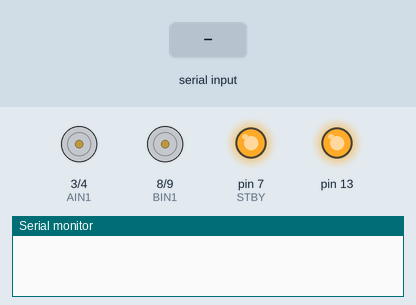
A sketch run on a simulated SparkFun Pro Micro, built with avr-gcc and run on an emulated ATmega32U4. Parts: motor-driver pin pairs drawn as motors (green arrow = first pin HIGH = forward, orange = second pin HIGH = backward, longer = more drive, scaled by the enable pin, stopped while the standby pin is LOW), output pins drawn as LEDs (lit = HIGH), the last lines printed to the serial monitor. Inputs (shaded band) come from the test bench.

Above: at 1.2 s.
1.3 s: "1\n" received over Serial
At 1.9 s:
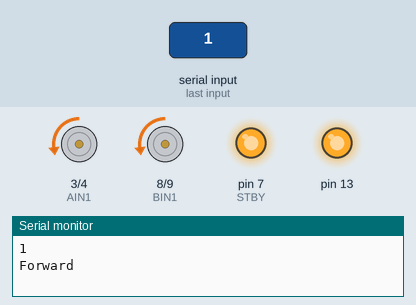
3.8 s: "2\n" received over Serial
At 4.6 s:
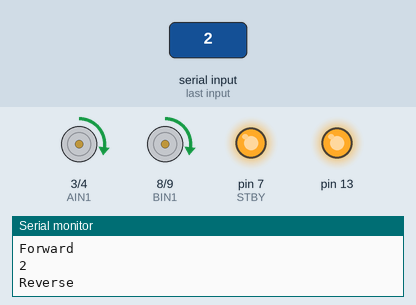
6.3 s: "333\n" received over Serial
At 6.9 s:
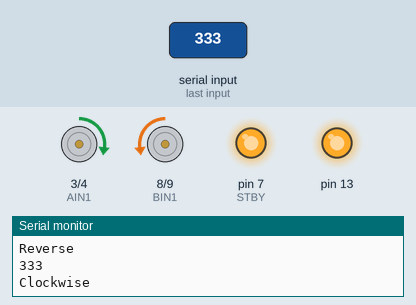
8.8 s: "444\n" received over Serial
At 9.6 s:
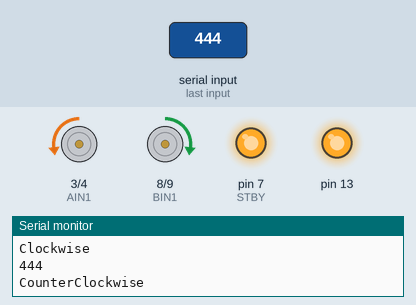
Timing chart, 0 to 11.8 s (numbered marks = the images above; inputs shaded):
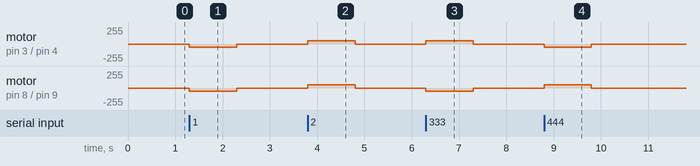

The sketch:

ServoWithLidar.ino
```cpp
/*
Code by Mike Reid
Sketch of the lidar control system for the RobotMapper.
This program is a small brain on the robot mapper that allows the system
to "See" its environment.   This portion of the code will:
Pan and Tilt the Robot Head.
Fire the Lidar System and receive its data.  Garmin V3.
Send/recieve the data with the main UDOO-Arduino.
The main board sends the commands to the Pro-Micro via serial com
The Pro-Micro pans and tilts the viewing head to the correct location.
The Pro-Micro aquires Lidar positioning.
The Pro-Micro sends the Lidar Positioning back ot the UDOO-Arduino.
Added Functionality will include:
10DOF Accelerometer Data:
This device will allow for the "brain" to specify a XYZ vector that it reqires
a distance measurement for.  The system will:
Query the Accelerometer:
Calculate shortest movement to get to desired vector:
Move to desired vector.
Query the Accelerometer:
Readjust position if reqired.
Query LIDAR.
Send Distance back to "Brain"

*/
#define  STBY         7
#define  AIN1         3
#define  AIN2         4
#define  BIN1         8
#define  BIN2         9
#define  PWMA         5
#define  PWMB         6
int opCode      = 0;
byte speedofMotors = 50;

// the setup function runs once when you press reset or power the board
void setup() {
  // initialize digital pin LED_BUILTIN as an output.
  pinMode(STBY, OUTPUT);
  pinMode(AIN1, OUTPUT);
  pinMode(AIN2, OUTPUT);
  pinMode(BIN1, OUTPUT);
  pinMode(BIN2, OUTPUT);
  pinMode(STBY, OUTPUT);
  pinMode(PWMA, OUTPUT);
  pinMode(PWMB, OUTPUT);
  pinMode(LED_BUILTIN, OUTPUT);
  digitalWrite(LED_BUILTIN, HIGH);
  digitalWrite(STBY, HIGH);
  Serial.begin(9600);
}

void loop() {
//

    if (Serial.available()) {

         //Serial.println("Serial Available");
        opCode = Serial.parseInt();
        //opCode = Serial.read();
        if (opCode == 0){
            return;
        }
        // For debugging
        //Serial.println(opCode);

        stateMachine(opCode, speedofMotors);

      }
//
//  Serial.println ("Void Loop");
//  digitalWrite(LED_BUILTIN, HIGH);
//  //motorAMove (false,30);
//  //motorBMove (true,100);
//  moveForward(speedofMotors);
//  digitalWrite(LED_BUILTIN, LOW);
//  delay (10);
//  moveReverse(speedofMotors);
//  delay (10);
//  rotateClockwise(speedofMotors);
//  delay (10);
//  rotateCounterClockwise(speedofMotors);
//  delay (10);
}
void stateMachine( int Code,int speedofMotors){
    switch (Code) {
        case 0:
            //Serial.write(Code);
            break;

        case 1:    // MoveForward
            Serial.println(Code);
            moveForward(speedofMotors);
            break;

        case 2:    // Move Reverse
            Serial.println(Code);
            moveReverse(speedofMotors);
            break;

        case 333:    // Rotate Clockwise
            Serial.println(Code);
            rotateClockwise(speedofMotors);
            break;

        case 444:    // Rotate Counter Clockwise
            Serial.println(Code);
            rotateCounterClockwise(speedofMotors);
            break;


        default:
            //Serial.write(0x0f);
            //Serial.write(0x0f);
            Serial.println("default");
            break;
    }
}
void moveForward(byte magnitude){
  // this function moves the system forward a certain amount.   Denoted by mm
  // Conversion factor from distance to time.
  // Conversion with feedback

  Serial.println ("Forward");
  int timeToFinish = 1000;

  // Set motor movement direction
  motorAMove( true,  magnitude);
  motorBMove( true,  magnitude);

  // Delay to Move motor a certian amt of time
  delay (timeToFinish);
  // Stop Motor Movement
  analogWrite(PWMA, 0);
  analogWrite(PWMB, 0);
}

void moveReverse(byte magnitude){
  // this function moves the system Reverse a certain amount.   Denoted by mm
  // Conversion factor from distance to time
  // Conversion with feedback
  Serial.println ("Reverse");
  int timeToFinish = 1000;
  // Sets motor directio
  motorAMove( false,  magnitude);
  motorBMove( false, magnitude);
      delay (timeToFinish);
    analogWrite(PWMA, 0);
    analogWrite(PWMB, 0);
}

void rotateClockwise (byte magnitude){
  // this function moves the system clockwise a certain amount.   Denoted by degrees
  // Conversion factor from time of pulse to degrees
  // Conversion with feedback
  Serial.println ("Clockwise");
  int timeToFinish = 1000;
  motorAMove( false,  magnitude);
  motorBMove( true,  magnitude);
  delay (timeToFinish);
    analogWrite(PWMA, 0);
    analogWrite(PWMB, 0);
}

void rotateCounterClockwise (byte magnitude){
  // this function moves the system CounterClockwise a certain amount.   Denoted by degrees
  // Conversion factor from time of pulse to degrees
  // Conversion with feedback
  Serial.println ("CounterClockwise");
  int timeToFinish = 1000;
  motorAMove( true,  magnitude);
  motorBMove( false,  magnitude);
      delay (timeToFinish);
    analogWrite(PWMA, 0);
    analogWrite(PWMB, 0);
}

void motorAMove( bool isForward, byte magnitude ){
  if (isForward){
    digitalWrite(AIN1, LOW);
    digitalWrite(AIN2, HIGH);
    analogWrite(PWMA, magnitude);
  }
  else {
    digitalWrite(AIN1, HIGH);
    digitalWrite(AIN2, LOW);
    analogWrite(PWMA, magnitude);
  }

}
void motorBMove( bool isForward, byte magnitude){
  if (isForward){
    digitalWrite(BIN1, LOW);
    digitalWrite(BIN2, HIGH);
    analogWrite(PWMB, magnitude);
  }
  else {
    digitalWrite(BIN1, HIGH);
    digitalWrite(BIN2, LOW);
    analogWrite(PWMB, magnitude);
  }

}
```

Measured:
- after the input at 1.3 s, motor on pin 3 (AIN1) / pin 4 (AIN2), motor on pin 8 (BIN1) / pin 9 (BIN2): stopped → backward 50/255 at once, → stopped 1.0 s later
- after the input at 3.8 s, motor on pin 3 (AIN1) / pin 4 (AIN2), motor on pin 8 (BIN1) / pin 9 (BIN2): stopped → forward 50/255 at once, → stopped 1.0 s later
- after the input at 6.3 s, motor on pin 3 (AIN1) / pin 4 (AIN2): stopped → forward 50/255 at once, → stopped 1.0 s later; motor on pin 8 (BIN1) / pin 9 (BIN2): stopped → backward 50/255 at once, → stopped 1.0 s later
- after the input at 8.8 s, motor on pin 3 (AIN1) / pin 4 (AIN2): stopped → backward 50/255 at once, → stopped 1.0 s later; motor on pin 8 (BIN1) / pin 9 (BIN2): stopped → forward 50/255 at once, → stopped 1.0 s later
